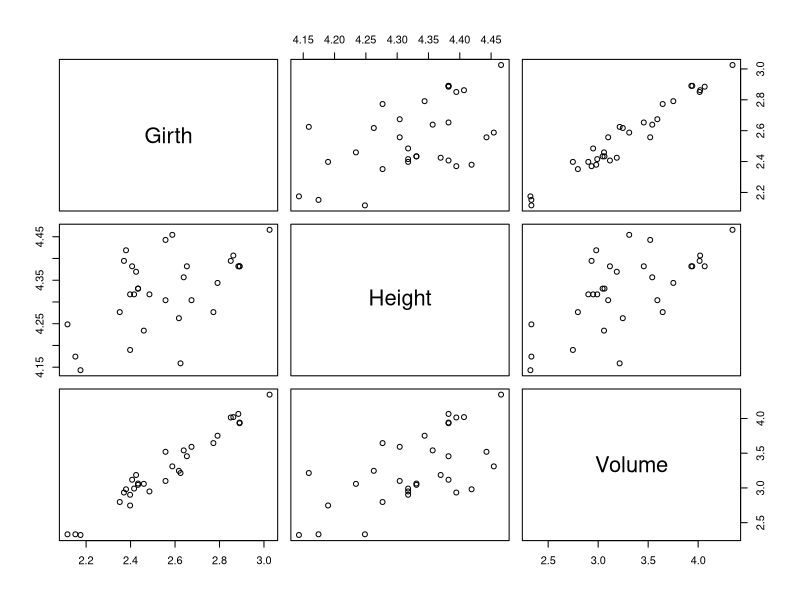

This figure's R source:
## ---- chunk 1
knitr::opts_chunk$set(echo = TRUE)
## ---- chunk 2
# the data set "trees" is contained in the R package "datasets"
require(datasets)
head(trees,31)
## ---- chunk 3
pairs(log(trees))
## ---- chunk 4
cor(log(trees))
## ---- chunk 5
any(is.na(trees))
## ---- chunk 6
md <- lm(log(Volume) ~ log(Girth) + log(Height), data = trees)
summary(md)
## ---- chunk 7
x = model.matrix(md)
x

beta_hat = solve(t(x) %*% x) %*% t(x) %*% log(trees$Volume)
beta_hat
## ---- chunk 8
predicted = predict(md)

residual = residuals(md)

error_var = (sum(residual^2)) / (length(residual)-2)


list(predicted, residual, error_var)
